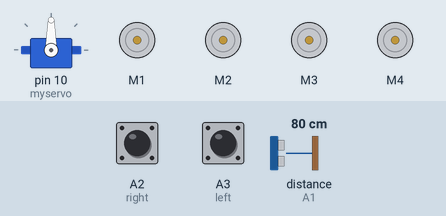
This sketch was run on a simulated Arduino Uno, built with avr-gcc and run on an emulated ATmega328P. On the bench: servo, 4 × DC motor (green arrow = forward, orange = backward, longer = faster). Wiring (inferred from the names in the program): ultrasonic range finder: trigger A0; echo A1. The test bench sets the inputs (shaded band); at power-on: A2 (right) LOW, A3 (left) LOW, distance to the obstacle (sensor on A1) 80 cm. The echo pulse lasts 58.3 µs per cm.

Above: at 1.2 s.
1.3 s: A2 (right) pulled HIGH for 0.15 s
At 1.37 s:
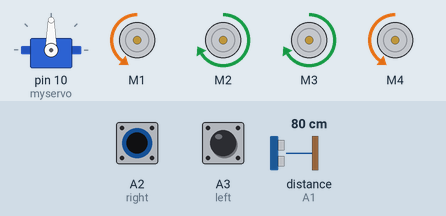
2.9 s: A3 (left) pulled HIGH for 0.15 s
At 2.97 s:
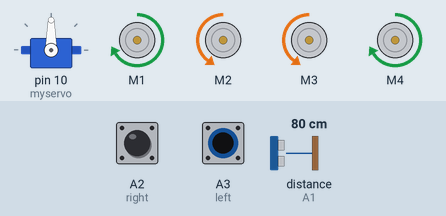
4.5 s: A3 (left) pulled HIGH for 3.2 s
At 8.5 s:
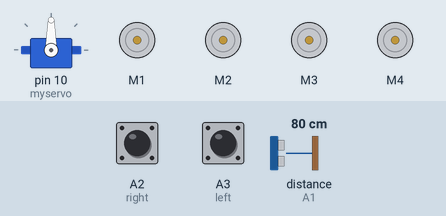
9.2 s: A2 (right) pulled HIGH for 3.2 s
At 9.6 s:
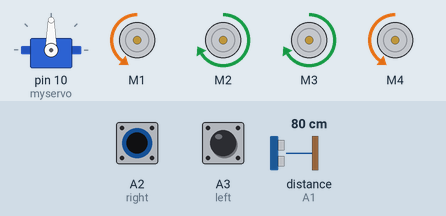
Timing chart, 0 to 13.9 s (numbered marks = the images above; inputs shaded):
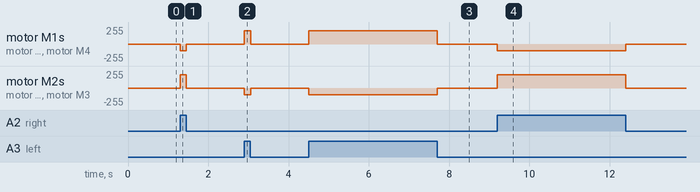

The sketch:

Hand_Following_Robot.ino
```cpp
#include <AFMotor.h>
#include <Servo.h>

int trigpin=A0,echopin=A1;
int left=A3,right=A2;
int right_val,left_val;
long duration;
int distance;

AF_DCMotor Motor1(1);
AF_DCMotor Motor2(2);
AF_DCMotor Motor3(3);
AF_DCMotor Motor4(4);

Servo myservo;

void setup() {
  Serial.begin(9600);
  myservo.attach(10);

  pinMode(right, INPUT);
  pinMode(left, INPUT);
  pinMode(trigpin,OUTPUT);
  pinMode(echopin,INPUT);
}

void loop() {
  digitalWrite(trigpin, LOW);
  delayMicroseconds(2);
  // Sets the trigPin on HIGH state for 10 micro seconds
  digitalWrite(trigpin, HIGH);
  delayMicroseconds(10);
  digitalWrite(trigpin, LOW);
  duration = pulseIn(echopin, HIGH); // Reads the echoPin, returns the sound wave travel time in microseconds
  distance= duration*0.034/2;

  right_val=digitalRead(right);
  left_val=digitalRead(left);

  if((right_val==1) && (distance>=10 && distance<=25)&&(left_val==1)){     // MOVE FORWARD
    Motor1.setSpeed(150);
    Motor1.run(FORWARD);
    Motor2.setSpeed(150);
    Motor2.run(FORWARD);
    Motor3.setSpeed(150);
    Motor3.run(FORWARD);
    Motor4.setSpeed(150);
    Motor4.run(FORWARD);
  }

  else if((right_val==0) && (left_val==1)) {                               // MOVE LEFT
    Motor1.setSpeed(200);
    Motor1.run(FORWARD);
    Motor2.setSpeed(100);
    Motor2.run(BACKWARD);
    Motor3.setSpeed(100);
    Motor3.run(BACKWARD);
    Motor4.setSpeed(200);
    Motor4.run(FORWARD);
  }

  else if((right_val==1)&&(left_val==0)) {                                 //MOVE RIGHT
    Motor1.setSpeed(100);
    Motor1.run(BACKWARD);
    Motor2.setSpeed(200);
    Motor2.run(FORWARD);
    Motor3.setSpeed(200);
    Motor3.run(FORWARD);
    Motor4.setSpeed(100);
    Motor4.run(BACKWARD);
  }

  else if(distance > 1 && distance < 10) {                                 //STOP
    Motor1.setSpeed(0);
    Motor1.run(RELEASE);
    Motor2.setSpeed(0);
    Motor2.run(RELEASE);
    Motor3.setSpeed(0);
    Motor3.run(RELEASE);
    Motor4.setSpeed(0);
    Motor4.run(RELEASE);
  }

  else {
    Motor1.setSpeed(0);
    Motor1.run(RELEASE);
    Motor2.setSpeed(0);
    Motor2.run(RELEASE);
    Motor3.setSpeed(0);
    Motor3.run(RELEASE);
    Motor4.setSpeed(0);
    Motor4.run(RELEASE);
  }
}
```

Measured:
- after the input at 1.3 s, motor M1, motor M4: stopped → backward 100/255 at once, → stopped 0.15 s later; motor M2, motor M3: stopped → forward 200/255 at once, → stopped 0.15 s later
- after the input at 2.9 s, motor M1, motor M4: stopped → forward 200/255 at once, → stopped 0.15 s later; motor M2, motor M3: stopped → backward 100/255 at once, → stopped 0.15 s later
- after the input at 4.5 s, motor M1, motor M4: stopped → forward 200/255 at once, → stopped 3.2 s later; motor M2, motor M3: stopped → backward 100/255 at once, → stopped 3.2 s later
- after the input at 9.2 s, motor M1, motor M4: stopped → backward 100/255 at once, → stopped 3.2 s later; motor M2, motor M3: stopped → forward 200/255 at once, → stopped 3.2 s later
